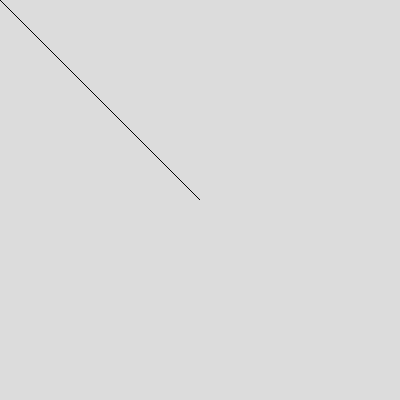
Frame 1 (no input)
Frame 60 (no input): identical to frame 1, image omitted
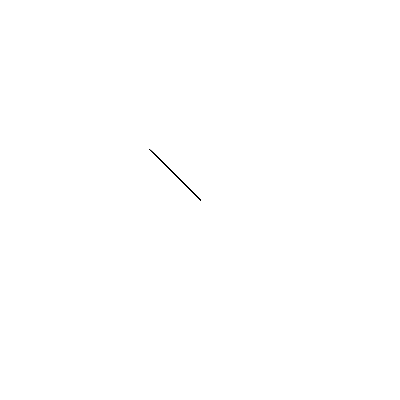
Frame 120 (the mouse pressed at the canvas centre since frame 60)

The p5.js sketch that drew these frames (run headless with seeded random() and noise() and a simulated clock; from frame 60 on, the mouse is pressed at the canvas centre):

// p5.js sketch
// ── sketch.js
function setup() {
  createCanvas(400, 400);
    background(220);
}

function draw() {
  triangle(mouseX, mouseY, width/2, height/2, mouseX-50, mouseY-50);
}

function mousePressed(){
  background(255);
}
